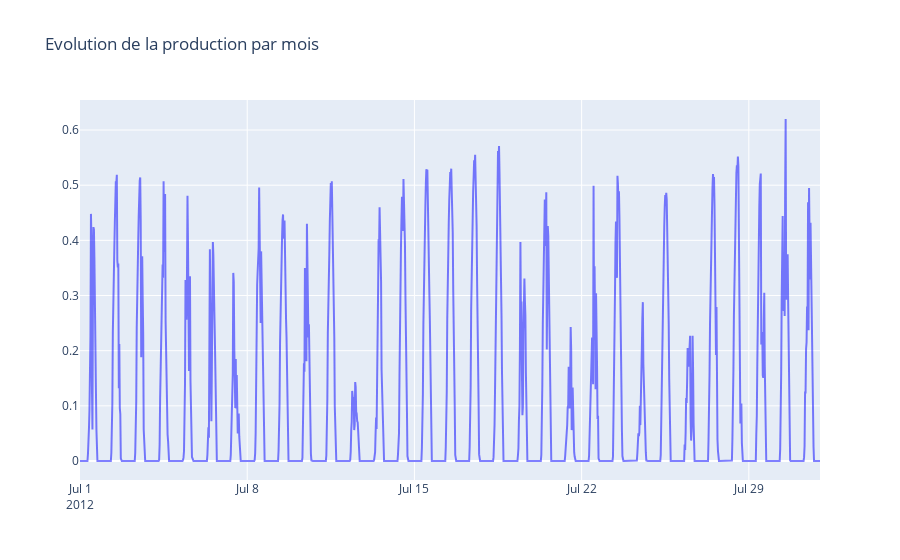

This figure's notebook cell:
### Code cell
import plotly.graph_objs as go
from plotly.offline import download_plotlyjs, init_notebook_mode, plot, iplot
init_notebook_mode(connected=True)

figure = go.Scatter(x=july_data_2012.index,
                    y=july_data_2012.GG,
                    name = "Evolution de la production par mois",
                    line = dict(color = 'blue'),
                    opacity = 0.5)

layout = dict(title='Evolution de la production par mois',)

fig = dict(data=[figure], layout=layout)
iplot(fig)

### Figure 1 — Plotly figure (JSON) as saved in the notebook; plotly's stock layout.template omitted (floating-point values rounded to 4 significant figures; data arrays with more than 128 entries replaced by an {"elided": "..."} marker saying what was removed)
{"data": [{"line": {"color": "blue"}, "name": "Evolution de la production par mois", "opacity": 0.5, "type": "scatter", "x": {"elided": "1488 str values"}, "y": {"elided": "1488 float values"}}], "layout": {"title": {"text": "Evolution de la production par mois"}}}
